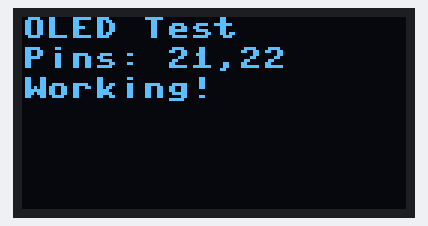
The program below on a simulated ESP32 board running MicroPython. Shown: 128×64 one-colour display. What the program prints to the serial console is not drawn. At 3.1 s the program stops and its outputs stay as they are.

Above: at 0.1 s.

The program:

simple_oled_test_repl.py
```python
# Simple OLED Test - Copy and paste this into your ESP32
# This will test if your OLED is connected and working

from machine import Pin, SoftI2C
import time

print("🔍 Simple OLED Test")
print("=" * 30)

# Test different pin combinations
pin_combinations = [
    (21, 22),  # Most common
    (4, 5),    # Alternative
    (18, 19),  # Alternative
    (25, 26),  # Alternative
]

for sda_pin, scl_pin in pin_combinations:
    print(f"\n🔍 Testing pins SDA={sda_pin}, SCL={scl_pin}:")

    try:
        # Try to create I2C
        i2c = SoftI2C(sda=Pin(sda_pin), scl=Pin(scl_pin))

        # Scan for devices
        devices = i2c.scan()

        if devices:
            print(f"  ✅ Found {len(devices)} device(s):")
            for addr in devices:
                print(f"    Address: 0x{addr:02X}")
                if addr in [0x3C, 0x3D, 0x78, 0x7A]:
                    print(f"    ⭐ This looks like an OLED display!")

            # Try to test OLED
            try:
                import ssd1306
                oled = ssd1306.SSD1306_I2C(128, 64, i2c)

                # Test display
                oled.fill(0)
                oled.text("OLED Test", 0, 0)
                oled.text(f"Pins: {sda_pin},{scl_pin}", 0, 10)
                oled.text("Working!", 0, 20)
                oled.show()

                print(f"  🎉 OLED WORKING!")
                print(f"  💻 Use these pins: SDA={sda_pin}, SCL={scl_pin}")

                time.sleep(3)
                oled.fill(0)
                oled.show()
                break

            except Exception as e:
                print(f"  ⚠️ I2C works but OLED failed: {e}")
        else:
            print(f"  ⚠️ No devices found")

    except Exception as e:
        print(f"  ❌ Failed: {e}")

print("\n" + "=" * 30)
print("📊 TEST COMPLETE")
print("=" * 30)
```
